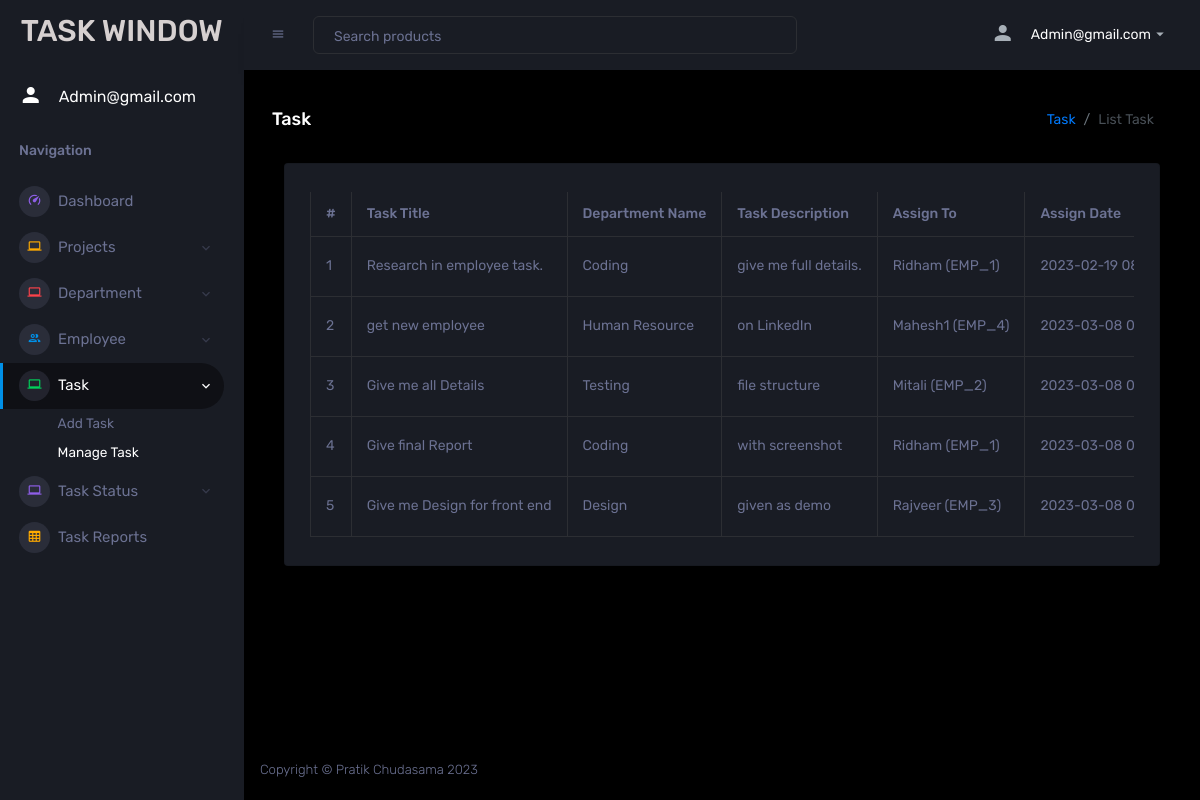
Screenshot of /admin/ListTask.php (signed in) with the database file from the repository.
### tables this page shows
CREATE TABLE `tasks` (
  `Id` int(11) NOT NULL,
  `DeptId` int(10) NOT NULL,
  `AssignTaskto` int(10) NOT NULL,
  `TaskPriority` varchar(150) NOT NULL,
  `ProjectId` int(10) NOT NULL,
  `TaskTitle` varchar(255) NOT NULL,
  `TaskDescription` varchar(255) NOT NULL,
  `TaskEnddate` date NOT NULL,
  `TaskAssigndate` timestamp NOT NULL DEFAULT current_timestamp(),
  `Status` varchar(255) NOT NULL DEFAULT 'pending',
  `WorkCompleted` varchar(250) DEFAULT NULL,
  `Remark` varchar(255) DEFAULT NULL,
  `Createat` timestamp NOT NULL DEFAULT current_timestamp(),
  `Updateat` timestamp NULL DEFAULT NULL ON UPDATE current_timestamp()
);

CREATE TABLE `departments` (
  `ID` int(5) NOT NULL,
  `DepartmentName` varchar(250) DEFAULT NULL,
  `HOD_id` int(11) DEFAULT NULL,
  `CreateAt` timestamp NULL DEFAULT current_timestamp(),
  `UpdateAt` timestamp NULL DEFAULT NULL ON UPDATE current_timestamp()
);

CREATE TABLE `employees` (
  `Id` int(11) NOT NULL,
  `EmployeeUsername` varchar(255) NOT NULL,
  `EmployeeName` varchar(255) NOT NULL,
  `EmployeeEmail` varchar(255) NOT NULL,
  `EmployeeBirth` date NOT NULL,
  `EmployeeDept` varchar(255) NOT NULL,
  `EmployeeGender` varchar(255) NOT NULL,
  `EmployeeMobile` bigint(255) NOT NULL,
  `EmployeeJoin` date NOT NULL,
  `EmployeeDesc` varchar(255) NOT NULL,
  `EmployeePassword` varchar(255) NOT NULL,
  `EmployeeAddress` varchar(255) NOT NULL,
  `EmployeeRole` tinyint(2) NOT NULL,
  `EmployeeImage` varchar(255) NOT NULL,
  `flag` tinyint(4) NOT NULL DEFAULT 0,
  `Createat` timestamp NOT NULL DEFAULT current_timestamp(),
  `Updateat` timestamp NULL DEFAULT NULL ON UPDATE current_timestamp()
);

### admin/ListTask.php (the view, shortened to what this page needs)
<?php
include('Includes/sidebar.php');
include('Includes/navbar.php');
?>
<div class="page-header">
    <h3 class="page-title">Task</h3>
    <nav aria-label="breadcrumb">
        <ol class="breadcrumb">
            <li class="breadcrumb-item"><a href="#">Task</a></li>
            <li class="breadcrumb-item active" aria-current="page">List Task</li>
        </ol>
    </nav>
</div>
<div class="col-lg-12 grid-margin stretch-card">
    <div class="card">
        <div class="card-body">
            <div class="table-responsive">
                <table class="table table-bordered">
                    <thead>
                        <tr>
                            <th> # </th>
                            <th> Task Title</th>
                            <th> Department Name</th>
                            <th> Task Description</th>
                            <th> Assign To</th>
                            <th> Assign Date</th>
                        </tr>
                    </thead>
                    <tbody>
                        <?php
                        $query = "SELECT tasks.Id as tid, tasks.TaskTitle, tasks.DeptId, tasks.AssignTaskto, tasks.TaskEnddate, tasks.TaskAssigndate, departments.DepartmentName, departments.ID as did, employees.EmployeeName, employees.EmployeeUsername,tasks.TaskDescription FROM `tasks` JOIN departments ON departments.ID = tasks.DeptId JOIN employees ON employees.Id = tasks.AssignTaskto";
                        $result = mysqli_query($con, $query);
                        if (mysqli_num_rows($result) > 0) {
                            $number = 1;
                            while ($data = mysqli_fetch_array($result)) {
                        ?>
                                <tr>
                                    <td><?= $number ?></td>
                                    <td><?= $data['TaskTitle'] ?></td>
                                    <td><?= $data['DepartmentName'] ?></td>
                                    <td><?= $data['TaskDescription'] ?></td>
                                    <td><?= $data['EmployeeName'] ?> (<?= $data['EmployeeUsername'] ?>)</td>
                                    <td><?= $data['TaskAssigndate']  ?></td>
                                </tr>
                                <?php $number++;  ?>
                        <?php
                            }
                        }
                        ?>
                    </tbody>
                </table>
            </div>
        </div>
    </div>
</div>
<?php
include('Includes/footer.php');
?>

### admin/Includes/sidebar.php (shortened to what this page needs)
<!DOCTYPE html>
<html lang="en">
<link rel="stylesheet" href="../assets/vendors/mdi/css/materialdesignicons.min.css">
<link rel="stylesheet" href="../assets/vendors/css/vendor.bundle.base.css">
<link rel="stylesheet" href="../assets/vendors/jvectormap/jquery-jvectormap.css">
<link rel="stylesheet" href="../assets/vendors/flag-icon-css/css/flag-icon.min.css">
<link rel="stylesheet" href="../assets/vendors/owl-carousel-2/owl.carousel.min.css">
<link rel="stylesheet" href="../assets/vendors/owl-carousel-2/owl.theme.default.min.css">
<link rel="stylesheet" href="../assets/css/style.css">
</head>
<body>
    <div class="container-scroller">
        <nav class="sidebar sidebar-offcanvas" id="sidebar">
            <div class="sidebar-brand-wrapper d-none d-lg-flex align-items-center justify-content-center fixed-top">
                <a class="sidebar-brand brand-logo" href="index.php" style="text-decoration: none;color: #d6d0d0;">
                <h2>TASK WINDOW</h2>
                </a>
            </div>
            <ul class="nav">
                <li class="nav-item profile">
                    <div class="profile-desc">
                        <div class="profile-pic">
                            <div class="count-indicator">
                                <i class="mdi mdi-account" style="font-size: x-large;"></i>
                            </div>
                            <div class="profile-name">
                                <h5 class="mb-0 font-weight-normal"><?= ucfirst($_SESSION['user']['EmployeeEmail']) ?>
                                </h5>
                            </div>
                        </div>
                    </div>
                </li>
                <li class="nav-item nav-category">
                    <span class="nav-link">Navigation</span>
                </li>
                <li class="nav-item menu-items">
                    <a class="nav-link" href="index.php">
                        <span class="menu-icon">
                            <i class="mdi mdi-speedometer"></i>
                        </span>
                        <span class="menu-title">Dashboard</span>
                    </a>
                </li>
                <li class="nav-item menu-items">
                    <a class="nav-link" data-toggle="collapse" href="#pro" aria-expanded="false" aria-controls="pro">
                        <span class="menu-icon">
                            <i class="mdi mdi-laptop"></i>
                        </span>
                        <span class="menu-title">Projects</span>
                        <i class="menu-arrow"></i>
                    </a>
                </li>
                <li class="nav-item menu-items">
                    <a class="nav-link" data-toggle="collapse" href="#dept" aria-expanded="false" aria-controls="dept">
                        <span class="menu-icon">
                            <i class="mdi mdi-laptop"></i>
                        </span>
                        <span class="menu-title">Department</span>
                        <i class="menu-arrow"></i>
                    </a>
                </li>
                <li class="nav-item menu-items">
                    <a class="nav-link" data-toggle="collapse" href="#employee" aria-expanded="false" aria-controls="employee">
                        <span class="menu-icon">
                            <i class="mdi mdi-account-multiple-outline"></i>
                        </span>
                        <span class="menu-title">Employee</span>
                        <i class="menu-arrow"></i>
                    </a>
                </li>
                <li class="nav-item menu-items">
                    <a class="nav-link" data-toggle="collapse" href="#task" aria-expanded="false" aria-controls="task">
                        <span class="menu-icon">
                            <i class="mdi mdi-laptop"></i>
                        </span>
                        <span class="menu-title">Task</span>
                        <i class="menu-arrow"></i>
                    </a>
                    <div class="collapse" id="task">
                        <ul class="nav flex-column sub-menu">
                            <li class="nav-item"> <a class="nav-link" href="AddTask.php">Add Task</a>
                            </li>
                            <li class="nav-item"> <a class="nav-link" href="ListTask.php">Manage Task</a></li>
                        </ul>
                    </div>
                </li>
                <li class="nav-item menu-items">
                    <a class="nav-link" data-toggle="collapse" href="#ts" aria-expanded="false" aria-controls="ts">
                        <span class="menu-icon">
                            <i class="mdi mdi-laptop"></i>
                        </span>
                        <span class="menu-title">Task Status</span>
                        <i class="menu-arrow"></i>
                    </a>
                </li>
                <li class="nav-item menu-items">
                    <a class="nav-link" href="TaskReport.php">
                        <span class="menu-icon">
                            <i class="mdi mdi-table-large"></i>
                        </span>
                        <span class="menu-title">Task Reports</span>
                    </a>
                </li>
            </ul>
        </nav>

### admin/Includes/navbar.php (shortened to what this page needs)
<div class="container-fluid page-body-wrapper">
    <nav class="navbar p-0 fixed-top d-flex flex-row">
        <div class="navbar-menu-wrapper flex-grow d-flex align-items-stretch">
            <button class="navbar-toggler navbar-toggler align-self-center" type="button" data-toggle="minimize">
                <span class="mdi mdi-menu"></span>
            </button>
            <ul class="navbar-nav w-100">
                <li class="nav-item w-100">
                    <form class="nav-link mt-2 mt-md-0 d-none d-lg-flex search">
                        <input type="text" class="form-control" placeholder="Search products">
                    </form>
                </li>
            </ul>
            <ul class="navbar-nav navbar-nav-right">
                <li class="nav-item dropdown">
                    <a class="nav-link" id="profileDropdown" href="#" data-toggle="dropdown">
                        <div class="navbar-profile">
                            <i class="mdi mdi-account" style="font-size: x-large;"></i>
                            <p class="mb-0 d-none d-sm-block navbar-profile-name">
                                <?= ucfirst($_SESSION['user']['EmployeeEmail']) ?></p>
                            <i class="mdi mdi-menu-down d-none d-sm-block"></i>
                        </div>
                    </a>
                </li>
            </ul>
        </div>
    </nav>
    <div class="main-panel">
        <div class="content-wrapper">

### admin/Includes/footer.php (shortened to what this page needs)
</div>
<footer class="footer">
    <div class="d-sm-flex justify-content-center justify-content-sm-between">
        <span class="text-muted d-block text-center text-sm-left d-sm-inline-block">Copyright © Pratik Chudasama
            2023</span>
    </div>
</footer>
</div>
</div>
</div>
</body>
</html>

### rows the page displays
tasks: TaskTitle "Research in employee task.", departments.DepartmentName "Coding", TaskDescription "give me full details.", employees.EmployeeName "Ridham", employees.EmployeeUsername "EMP_1", TaskAssigndate "2023-02-19…"
tasks: TaskTitle "get new employee", departments.DepartmentName "Human Resource", TaskDescription "on LinkedIn", employees.EmployeeName "Mahesh1", employees.EmployeeUsername "EMP_4", TaskAssigndate "2023-03-08…"
tasks: TaskTitle "Give me all Details", departments.DepartmentName "Testing", TaskDescription "file structure", employees.EmployeeName "Mitali", employees.EmployeeUsername "EMP_2", TaskAssigndate "2023-03-08…"
tasks: TaskTitle "Give final Report", departments.DepartmentName "Coding", TaskDescription "with screenshot", employees.EmployeeName "Ridham", employees.EmployeeUsername "EMP_1", TaskAssigndate "2023-03-08…"
tasks: TaskTitle "Give me Design for front end", departments.DepartmentName "Design", TaskDescription "given as demo", employees.EmployeeName "Rajveer", employees.EmployeeUsername "EMP_3", TaskAssigndate "2023-03-08…"

### other values shown
$_SESSION['user']['EmployeeEmail'] "Admin@gmail.com"
